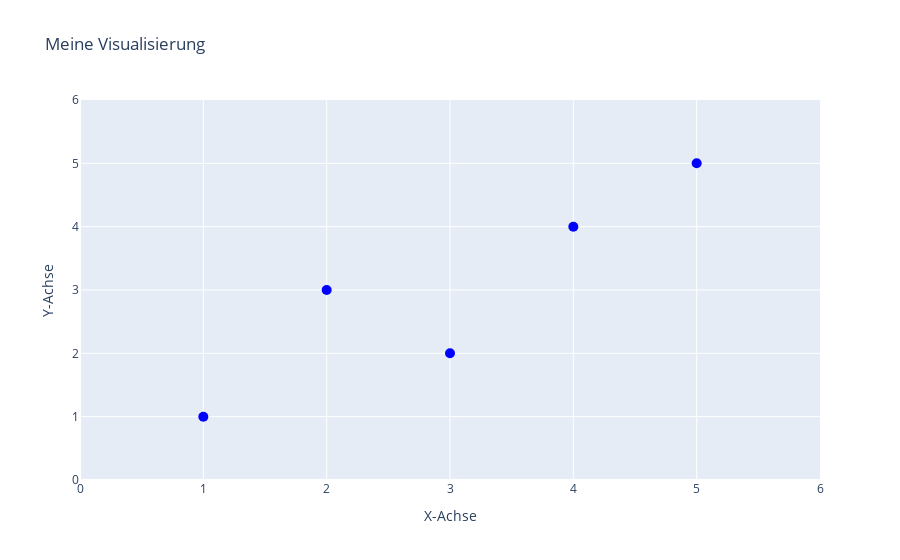

Here is the notebook cell this chart was saved with:
### Markdown cell above
### Anpassen von Traces und Layouts

- Das Anpassen von Traces und Layouts ist ein wichtiger Aspekt bei der Erstellung von Visualisierungen mit Plotly. Hier sind einige grundlegende Informationen zum Anpassen von Traces und Layouts:

#### Anpassen von Traces:

- Traces repräsentieren die einzelnen Datenreihen in Ihrer Visualisierung, z.B. Linien, Balken oder Punkte. Sie können verschiedene Eigenschaften der Traces anpassen, um das Aussehen und Verhalten Ihrer Visualisierung zu steuern.
- Einige häufig angepasste Eigenschaften eines Traces sind: Farben, Linienstärken, Markergrößen, Transparenz und Beschriftungen. Um ein Trace anzupassen, können Sie die entsprechenden Attribute in der Trace-Konfiguration angeben. Plotly bietet eine umfangreiche Dokumentation mit Beispielen und Details zu den verfügbaren Attributen für jeden Tracetyp.

#### Anpassen von Layouts:

- Das Layout steuert die gesamte Darstellung Ihrer Visualisierung, einschließlich der Achsenbeschriftungen, des Titels, der Hintergrundfarbe und der Größe. Sie können das Layout anpassen, um das Erscheinungsbild Ihrer Visualisierung zu ändern und bestimmte Anforderungen zu erfüllen.
- Einige häufig angepasste Eigenschaften des Layouts sind: Titel, Achsentitel, Achsenskalierung, Legende, Hintergrundfarbe und Plot-Abstände. Das Layout kann entweder als Python-Wörterbuch oder als Layout-Objekt von Plotly angegeben werden. Sie können die entsprechenden Attribute verwenden, um das Layout anzupassen.

**Beispielhafter Code für das Anpassen von Traces und Layouts in Plotly:**

### Code cell
# Trace anpassen
trace = go.Scatter(
    x=[1, 2, 3, 4, 5],
    y=[1, 3, 2, 4, 5],
    mode='markers',
    marker=dict(
        size=10,
        color='blue',
        symbol='circle'
    )
)

# Layout anpassen
layout = go.Layout(
    title='Meine Visualisierung',
    xaxis=dict(
        title='X-Achse',
        range=[0, 6]
    ),
    yaxis=dict(
        title='Y-Achse',
        range=[0, 6]
    )
)

# Figur erstellen
fig = go.Figure(data=trace, layout=layout)

# Visualisierung anzeigen
fig.show()

### Figure 1 — Plotly figure (JSON) as saved in the notebook; plotly's stock layout.template omitted (floating-point values rounded to 4 significant figures)
{"data": [{"marker": {"color": "blue", "size": 10, "symbol": "circle"}, "mode": "markers", "type": "scatter", "x": [1, 2, 3, 4, 5], "y": [1, 3, 2, 4, 5]}], "layout": {"title": {"text": "Meine Visualisierung"}, "xaxis": {"range": [0, 6], "title": {"text": "X-Achse"}}, "yaxis": {"range": [0, 6], "title": {"text": "Y-Achse"}}}}
